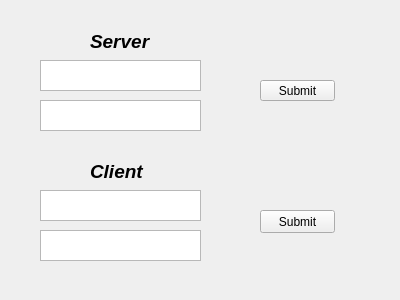
<?xml version="1.0" encoding="UTF-8"?>
<ui version="4.0">
 <class>Form</class>
 <widget class="QWidget" name="Form">
  <property name="geometry">
   <rect>
    <x>0</x>
    <y>0</y>
    <width>400</width>
    <height>300</height>
   </rect>
  </property>
  <property name="windowTitle">
   <string>Config</string>
  </property>
  <widget class="QPushButton" name="sbutton">
   <property name="geometry">
    <rect>
     <x>260</x>
     <y>80</y>
     <width>75</width>
     <height>21</height>
    </rect>
   </property>
   <property name="text">
    <string>Submit</string>
   </property>
  </widget>
  <widget class="QPushButton" name="cbutton">
   <property name="geometry">
    <rect>
     <x>260</x>
     <y>210</y>
     <width>75</width>
     <height>23</height>
    </rect>
   </property>
   <property name="text">
    <string>Submit</string>
   </property>
  </widget>
  <widget class="QPlainTextEdit" name="s_ip">
   <property name="geometry">
    <rect>
     <x>40</x>
     <y>60</y>
     <width>161</width>
     <height>31</height>
    </rect>
   </property>
  </widget>
  <widget class="QPlainTextEdit" name="s_port">
   <property name="geometry">
    <rect>
     <x>40</x>
     <y>100</y>
     <width>161</width>
     <height>31</height>
    </rect>
   </property>
  </widget>
  <widget class="QPlainTextEdit" name="p_ip">
   <property name="geometry">
    <rect>
     <x>40</x>
     <y>190</y>
     <width>161</width>
     <height>31</height>
    </rect>
   </property>
  </widget>
  <widget class="QPlainTextEdit" name="c_port">
   <property name="geometry">
    <rect>
     <x>40</x>
     <y>230</y>
     <width>161</width>
     <height>31</height>
    </rect>
   </property>
  </widget>
  <widget class="QLabel" name="label_2">
   <property name="geometry">
    <rect>
     <x>90</x>
     <y>160</y>
     <width>61</width>
     <height>21</height>
    </rect>
   </property>
   <property name="text">
    <string>&lt;html&gt;&lt;head/&gt;&lt;body&gt;&lt;p&gt;&lt;span style=&quot; font-size:14pt; font-weight:600; font-style:italic;&quot;&gt;Client&lt;/span&gt;&lt;/p&gt;&lt;/body&gt;&lt;/html&gt;</string>
   </property>
  </widget>
  <widget class="QLabel" name="label_3">
   <property name="geometry">
    <rect>
     <x>90</x>
     <y>30</y>
     <width>61</width>
     <height>21</height>
    </rect>
   </property>
   <property name="text">
    <string>&lt;html&gt;&lt;head/&gt;&lt;body&gt;&lt;p&gt;&lt;span style=&quot; font-size:14pt; font-weight:600; font-style:italic;&quot;&gt;Server&lt;/span&gt;&lt;/p&gt;&lt;/body&gt;&lt;/html&gt;</string>
   </property>
  </widget>
 </widget>
 <resources/>
 <connections/>
</ui>
